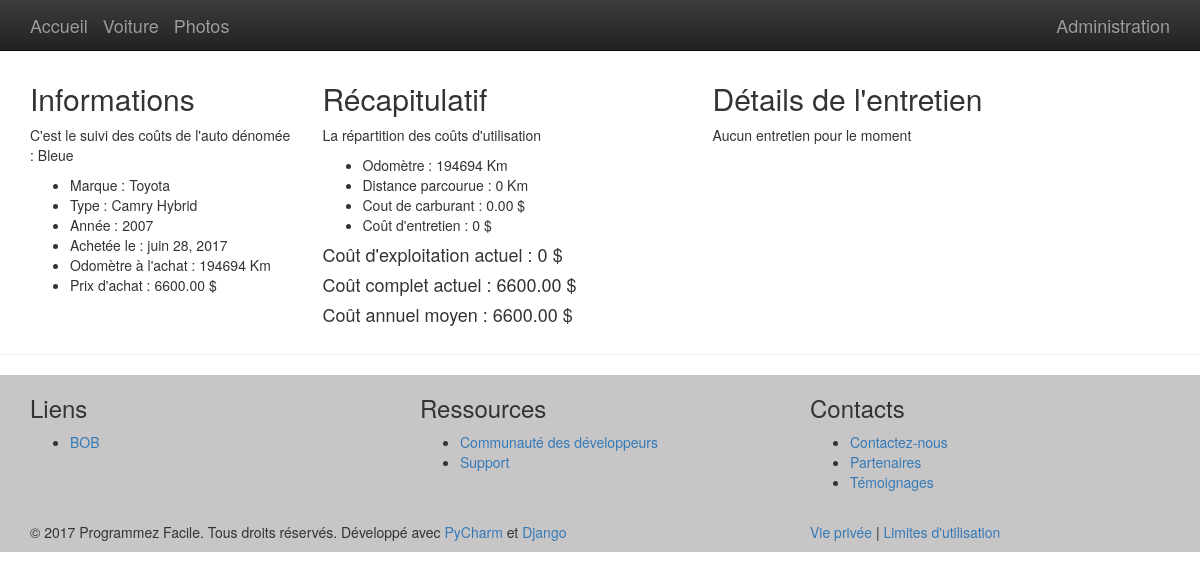
/voiture/cout, run on the app's committed database.
### voiture/models.py (models this page shows)
class Voiture(models.Model):
    marque = models.CharField(max_length=20)
    type = models.CharField(max_length=20)
    annee = models.IntegerField()
    petit_nom = models.CharField(max_length=20)
    odometre_depart = models.IntegerField()
    date_achat = models.DateField(default=timezone.now)
    cout_achat = models.DecimalField(max_digits=8, decimal_places=2)
    def __str__(self):
        return self.petit_nom

### voiture/views.py (the view)
def cout(request, pk_voiture=1):
    voiture = get_object_or_404(Voiture, pk=pk_voiture)
    voiture_actuelle = CalculCouts(voiture)
    context = {'voiture': voiture_actuelle.get_voiture(),
               'odometre_actuel': voiture_actuelle.get_odo_actuel(),
               'parcours': voiture_actuelle.get_km_total_parcourus(),
               'couts_carburant': '{0:.2f}'.format(voiture_actuelle.get_cout_carburant()),
               'conso': voiture_actuelle.get_conso_moyenne(),
               'liste_entretiens': voiture_actuelle.get_liste_entretiens(),
               'cout_entretien': voiture_actuelle.get_cout_entretien(),
               'cout_exploitation': voiture_actuelle.get_cout_exploitation(),
               'cout_total': voiture_actuelle.get_cout_complet(),
               'nb_entretien': voiture_actuelle.get_nb_entretien(),
               'cout_moyen_annuel': voiture_actuelle.get_cout_moyen_annuel(),
               }
    return render(request, 'voiture_cout.html', context)

### voiture/outils.py (called while the page is built)
    def get_voiture(self):
        return self._voiture

    @property
    def prix_achat(self):
        return self._voiture.cout_achat

    def get_odo_actuel(self):
        valeur = self._voiture.consommation_set.aggregate(odo_max=Max('odometre'))
        if valeur.get('odo_max') is not None:
            return valeur.get('odo_max')
        else:
            return self._voiture.odometre_depart

    def get_km_total_parcourus(self):
        if self._voiture.odometre_depart is not None and self.get_odo_actuel():
            return self.get_odo_actuel() - self._voiture.odometre_depart
        else:
            return 0

    def get_cout_carburant(self):
        self._cout_consos = 0
        consos = list(Consommation.objects.all().filter(voiture_id=self._voiture))
        for conso in consos:
            cout = conso.quantite_essence * conso.prix_litre
            self._cout_consos += cout
        return self._cout_consos

    def get_conso_moyenne(self):
        valeur = self._voiture.consommation_set.aggregate(essence_max=Sum('quantite_essence'))
        if valeur.get('essence_max') is not None and self.get_km_total_parcourus() > 0:
            qte_totale = valeur.get('essence_max')
            return '{0:.2f}'.format(qte_totale / self.get_km_total_parcourus() * 100)
        else:
            return 0

    def get_liste_entretiens(self):
        self._liste_entretiens = Entretien.objects.all().filter(voiture_id=self._voiture)
        return self._liste_entretiens

    def get_nb_entretien(self):
        return Entretien.objects.all().filter(voiture_id=self._voiture).count()

    def get_cout_entretien(self):
        valeur = self._voiture.entretien_set.aggregate(total=Sum('montant'))
        if valeur.get('total') is not None:
            return valeur.get('total')
        else:
            return 0

    def get_cout_exploitation(self):
        return self.get_cout_carburant() + self.get_cout_entretien()

    def get_cout_complet(self):
        return self.get_cout_exploitation() + self.prix_achat

    def get_cout_moyen_annuel(self):
        annee_actuelle = int(datetime.now().year)
        nb_annee = annee_actuelle - 2017 + 1
        return '{0:.2f}'.format(self.get_cout_complet() / nb_annee)

### voiture/templates/voiture_cout.html
{% extends 'base.html' %}
{% block contenu %}
    <div class="container">
      <div class="row">
            <div class="col-sm-3">
                <h2>Informations</h2>
                <p>C'est le suivi des coûts de l'auto dénomée : {{ voiture }}</p>
                <ul>
                    <li>Marque : {{ voiture.marque }}</li>
                    <li>Type : {{ voiture.type }} </li>
                    <li>Année : {{ voiture.annee }}</li>
                    <li>Achetée le : {{ voiture.date_achat }}</li>
                    <li>Odomètre à l'achat : {{ voiture.odometre_depart }} Km</li>
                    <li>Prix d'achat : {{ voiture.cout_achat }} $</li>
                </ul>
            </div>
            <div class="col-sm-4">
              <h2>Récapitulatif</h2>
                <p>La répartition des coûts d'utilisation</p>
                <ul>
                    <li>Odomètre : {{ odometre_actuel }} Km</li>
                    <li>Distance parcourue : {{ parcours }} Km</li>
                    <li>Cout de carburant : {{ couts_carburant }} $</li>
                    <li>Coût d'entretien : {{ cout_entretien }} $</li>
                </ul>
                <p><h4>Coût d'exploitation actuel : {{ cout_exploitation }} $</h4></p>
                <p><h4>Coût complet actuel : {{ cout_total }} $</h4></p>
                <p><h4>Coût annuel moyen : {{ cout_moyen_annuel }} $</h4></p>
          </div>
          <div class="col-sm-5">
              <h2>Détails de l'entretien</h2>
              {% for entretien in liste_entretiens %}
                  <ul>
                      <li>{{ entretien.date_frais}} : {{ entretien.description}}  ({{ entretien.montant }} $)</li>
                  </ul>
              {% empty %}
                  <p>Aucun entretien pour le moment</p>
              {% endfor %}
          </div>
      </div>
    </div>
{% endblock %}

### data on the page
Voiture: petit_nom "Bleue", marque "Toyota", type "Camry Hybrid", annee "2007", date_achat "juin 28, 2017", odometre_depart "194694", cout_achat "6600.00"

### other printed values
{{ odometre_actuel }} "194694"
{{ parcours }} "0"
{{ couts_carburant }} "0.00"
{{ cout_entretien }} "0"
{{ cout_exploitation }} "0"
{{ cout_total }} "6600.00"
{{ cout_moyen_annuel }} "6600.00"
